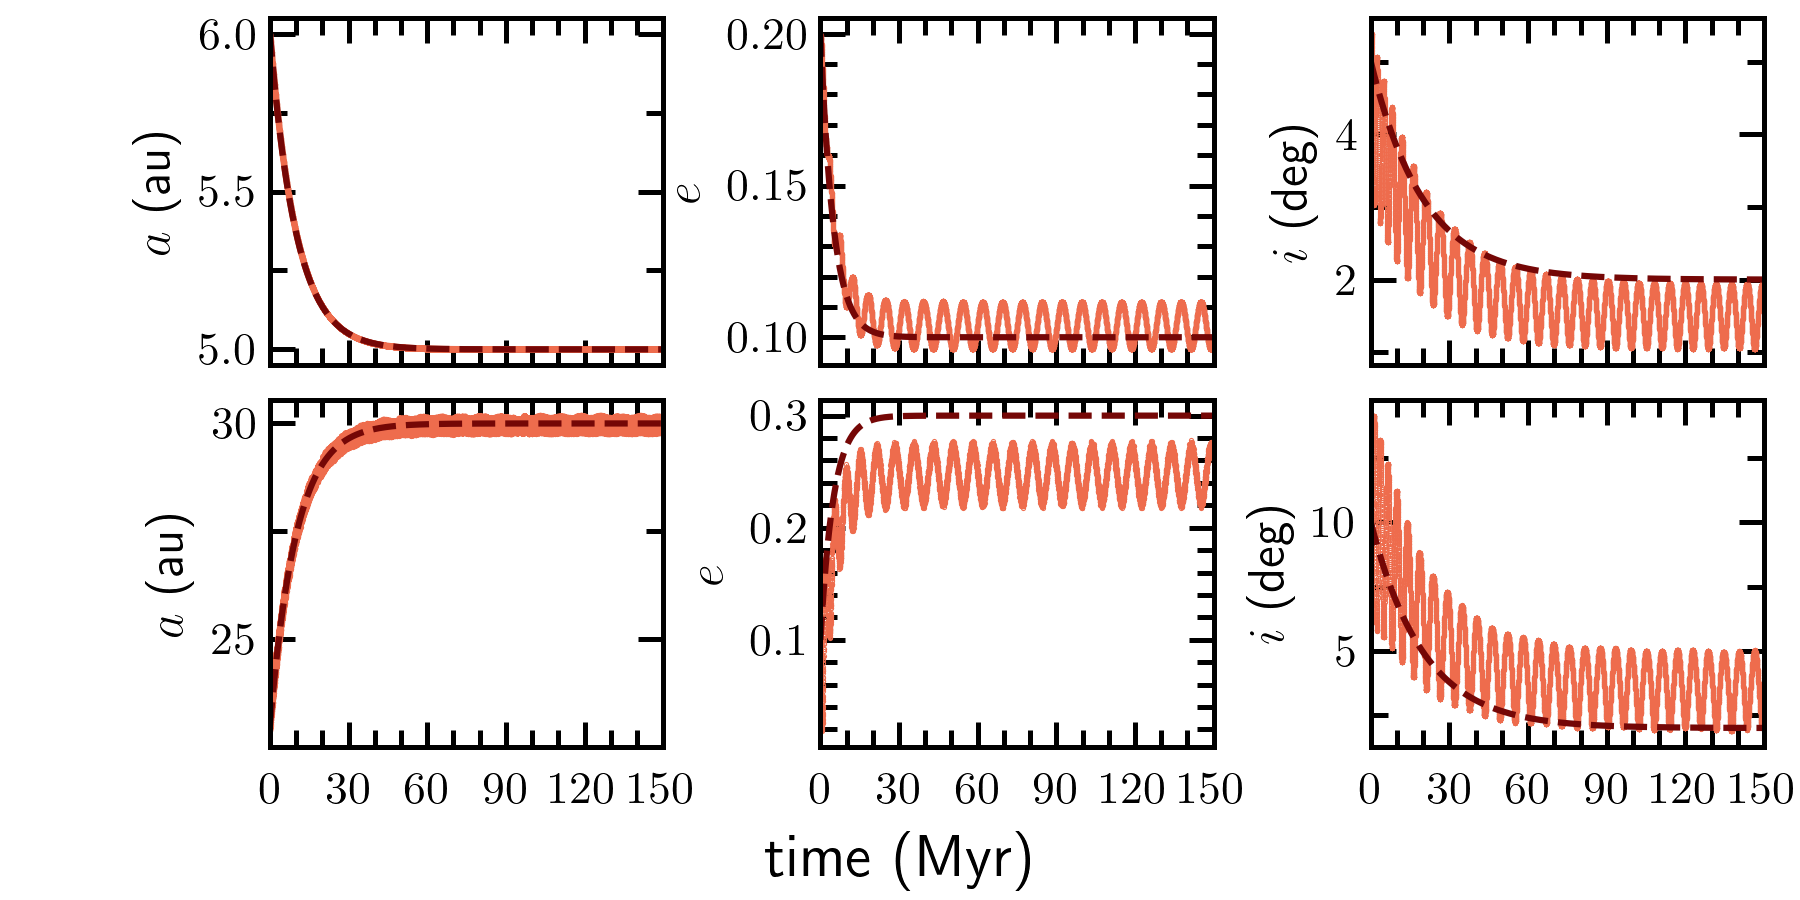

Recreate this plot in Python.
import matplotlib.pyplot as plt
import numpy as np
import glob
plt.style.use('paper_labels_colors.mplstyle')
from plotting import *


### two planet example: now instead of evolving ALL ELEMENTS decided to just do exponential for a, e, i.
taus = np.array(([1e7, 5e6, 2e7, 0.0, 0.0],[1e7, 5e6, 2e7, 0.0, 0.0]))*2*np.pi
fparams = np.array(([5.0,30.0],  
                    [0.1,0.3],
                    np.array([2.0,2.0])*np.pi/180,
                    np.array([0.0,0.0])*np.pi/180,
                    np.array([0.0,0.0])*np.pi/180))
expEq = np.array(([0,0,0,None,None],[0,0,0,None,None]))

indxPlanets = [0,1]
file = "../2planet-aei-edamp-fig2/twoplanet-edamp-1e9yrs.txt"
dat = get_data(file,2,rebound=True)
fig,axs = publication_plots(dat,indxPlanets,fparams,taus,expEq,rebound=True,verbose=False) # this just plots a, e, i 
axs[0].set_xlim(0,150)
fig.supxlabel("time (Myr)")
fig.subplots_adjust(hspace=0.1,top=0.98,right=0.98,left = 0.15,bottom=0.17,wspace=0.4)
fig.savefig(f"fig2.png",dpi=300)
plt.close()